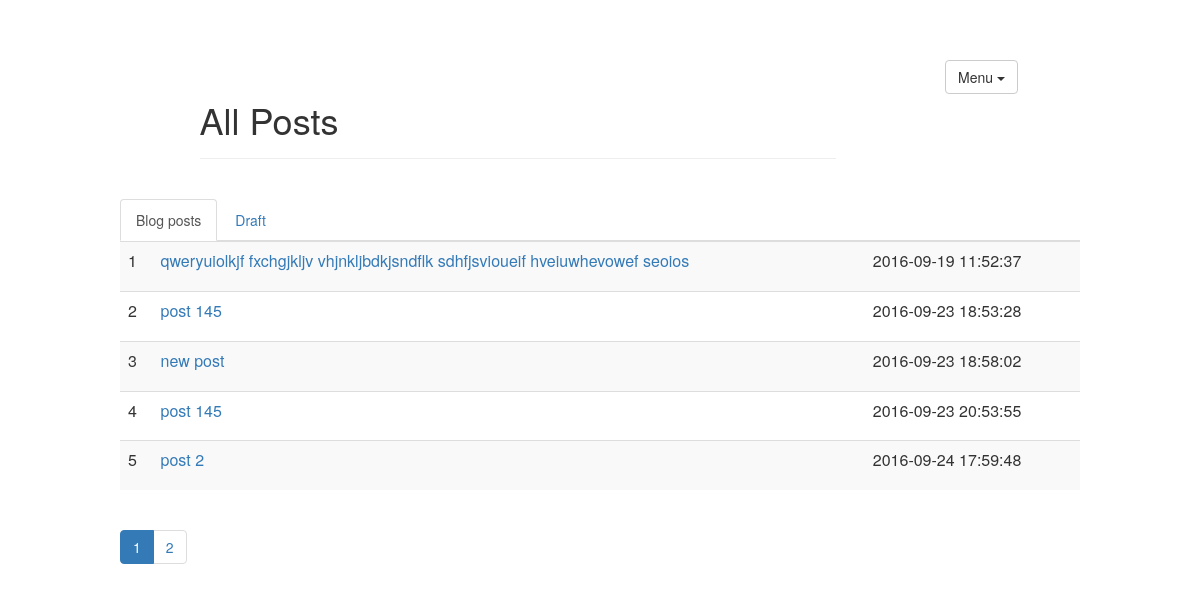
The app's page /view_post.php (signed in) with its own data.
### tables this page shows
CREATE TABLE `blog_post` (
  `post_id` int(10) UNSIGNED NOT NULL,
  `post_title` tinytext NOT NULL,
  `post_content` longtext NOT NULL,
  `post_description` mediumtext NOT NULL,
  `post_tag` tinytext NOT NULL,
  `post_date` timestamp NOT NULL DEFAULT CURRENT_TIMESTAMP
);

### view_post.php (the view, shortened to what this page needs)
<?php
$dbc = mysqli_connect(HOST, USER, PASSWORD, DBNAME) or die(mysqli_error());
$num_of_posts = 5;
if (isset($_GET['p']))
	$p = mysqli_real_escape_string($dbc, trim($_GET['p']));
else
	$p = 1;
$initial_col = ($p * $num_of_posts) - $num_of_posts;
function pagination($category)
{
	global $dbc, $num_of_posts, $p;
	$query = "SELECT COUNT(post_id) AS num_rows FROM $category";
	$result = mysqli_query($dbc, $query);
	$row = mysqli_fetch_object($result);
	$count = $row->num_rows;
	$tabs = ceil($count / $num_of_posts);
	if ($tabs > 1)
	{
		echo '<ul class="pagination">';
		for ($i=1; $i<=$tabs; $i++)
		{
			echo '<li';
			if ($p == $i)
				echo ' class="active"';
			echo '><a href="view_post.php?';
			if ($category === 'blog_draft')
				echo 'draft=true&amp;';
			echo 'p='.$i.'">'.$i.'</a></li>';
		}
		echo '</ul>';
	}
}
?>
<!DOCTYPE>
<html>
<head>
<?php include('includes/bootstrap.php'); ?>
</head>
<body class="fluid-container bottom">
<div class="row">
<div class="col-md-10">
<div class="page-header bottom">
<h1>All Posts</h1>
</div>
</div>
<div class="col-md-2">
<div class="btn-group">
  <button type="button" class="btn btn-default dropdown-toggle" data-toggle="dropdown" aria-haspopup="true" aria-expanded="false">
    Menu <span class="caret"></span>
  </button>
</div>
</div>
</div>
<ul class="nav nav-tabs">
<li <?php if(!isset($_GET['draft'])) echo 'class="active"'; ?>><a href="view_post.php">Blog posts</a></li>
<li <?php if(isset($_GET['draft'])) echo 'class="active"'; ?>><a href="view_post.php?draft=true">Draft</a></li>
</ul>
<?php
if (!isset($_GET['draft']))
{
	$query = "SELECT post_id, post_title, post_date FROM blog_post LIMIT $initial_col, $num_of_posts";
	$result = mysqli_query($dbc, $query);
	$counter = 1;
	echo '<table class="table table-striped">';
	while ($row = mysqli_fetch_array($result, MYSQLI_ASSOC))
	{
		echo '<tr>';
		echo '<td>'. $counter .'</td>';
		echo '<td><p><a href="edit_post.php?pid='.$row['post_id'].'">'. $row['post_title'] .'</a></p></td>';
		echo '<td>'. $row['post_date'] .'</td>';
		echo '</tr>';
		$counter++;
	}
	echo '</table>';
	pagination('blog_post');
}
?>
</body>
</html>

### includes/bootstrap.php (shortened to what this page needs)
<link rel="stylesheet" href="http://maxcdn.bootstrapcdn.com/bootstrap/3.3.7/css/bootstrap.min.css">

### includes/bootstrap.php (style rules this page uses)
.bottom { margin-top: 5%; margin-left: 10%; margin-right: 10%; margin-bottom: 5%; }

### records on screen
blog_post: post_title "qweryuiolkjf fxchgjkljv vhjnkljbdkjsndflk sdhfjsvioueif hveiuwhevowef seoios", post_date "2016-09-19 11:52:37"
blog_post: post_title "post 145", post_date "2016-09-23 18:53:28"
blog_post: post_title "new post", post_date "2016-09-23 18:58:02"
blog_post: post_title "post 145", post_date "2016-09-23 20:53:55"
blog_post: post_title "post 2", post_date "2016-09-24 17:59:48"
